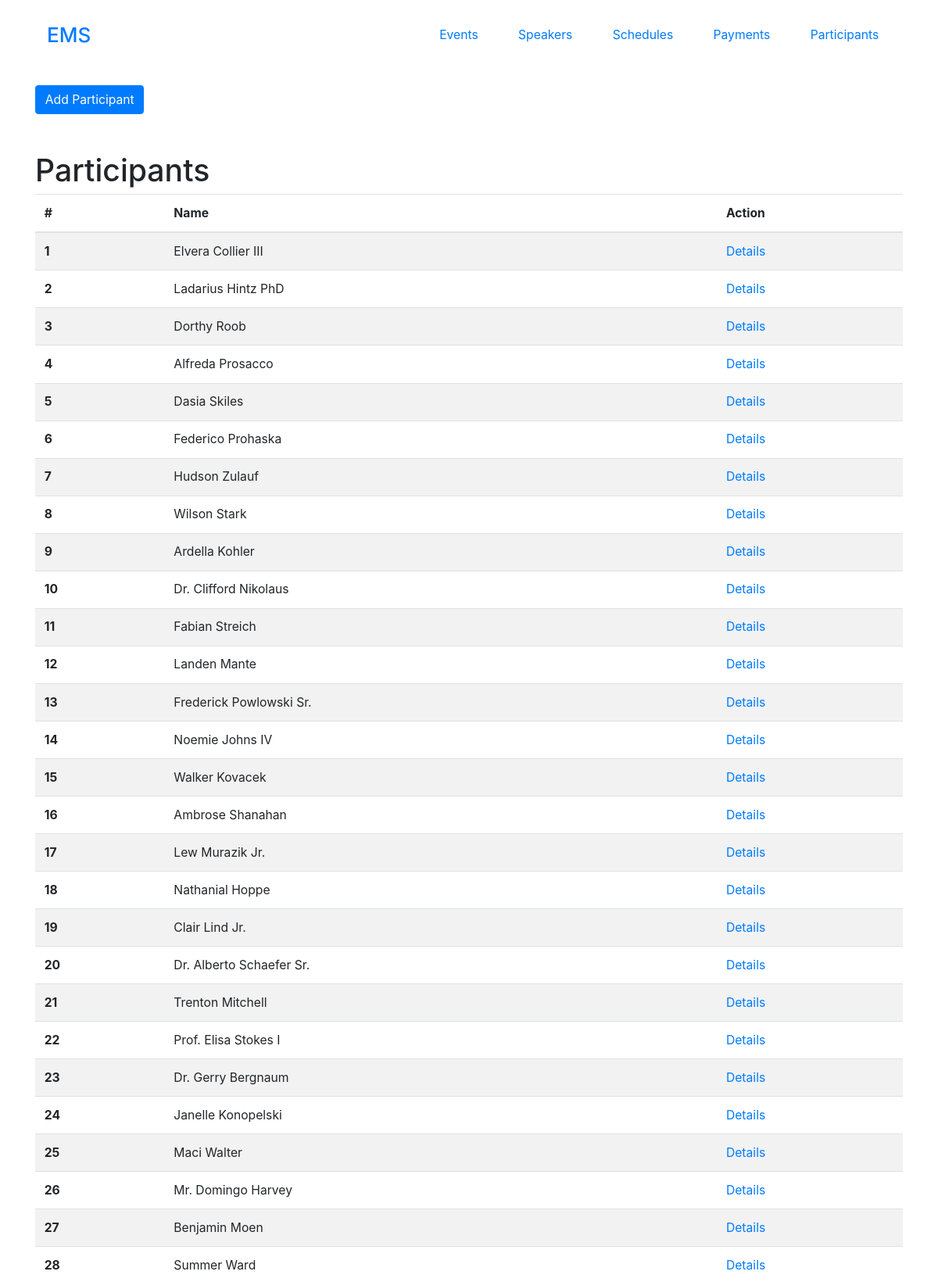
Screenshot of /participants/all-participants/ (upper part) with the database file from the repository.
### participant/models.py (models this page shows, shortened)
class Participant(models.Model):
    name = models.CharField(max_length=100)
    email = models.EmailField()
    phone_number = models.CharField(max_length=20)
    events = models.ManyToManyField(Event)
    class Meta:
        verbose_name = 'Participant'
        verbose_name_plural = 'Participants'

### participant/views.py (the view)
# urls.py: path('all-participants/', views.all_participants_views),
def all_participants_views(request):
    participants = Participant.objects.all()
    return render(request, 'participant/participants.html', {'participants': participants})

### templates/participant/participants.html (shortened to what this page needs)
{% extends 'base.html' %}
{%block content %}
<a href="/participants/add-participant" class="btn btn-primary mb-5 text-white"
  > Add Participant
</a>
<h1>Participants</h1>
<table class="table table-striped">
  <thead>
    <tr>
      <th scope="col">#</th>
      <th scope="col">Name</th>
      <th scope ="col">Action</th>
    </tr>
  </thead>
  <tbody>
    {% for i in participants %}
    <tr>
      <th scope="row">{{i.id}}</th>
      <td style="max-width: 300px">{{i.name}}</td>
      <td> <a
        href="/participants/{{i.email}}"
        class="link-primary link-offset-2 link-underline-opacity-25 link-underline-opacity-100-hover"
        >Details</a></td>
    </tr>
    {% endfor %}
  </tbody>
</table>
{% endblock content %}

### static/css/styles.css (style rules this page uses)
* { margin: 0; padding: 0; box-sizing: border-box; }
html { font-size: 98%; }

### rows the page displays
Participant: id "1", name "Elvera Collier III"
Participant: id "2", name "Ladarius Hintz PhD"
Participant: id "3", name "Dorthy Roob"
Participant: id "4", name "Alfreda Prosacco"
Participant: id "5", name "Dasia Skiles"
Participant: id "6", name "Federico Prohaska"
Participant: id "7", name "Hudson Zulauf"
Participant: id "8", name "Wilson Stark"
Participant: id "9", name "Ardella Kohler"
Participant: id "10", name "Dr. Clifford Nikolaus"
Participant: id "11", name "Fabian Streich"
Participant: id "12", name "Landen Mante"
Participant: id "13", name "Frederick Powlowski Sr."
Participant: id "14", name "Noemie Johns IV"
Participant: id "15", name "Walker Kovacek"
Participant: id "16", name "Ambrose Shanahan"
Participant: id "17", name "Lew Murazik Jr."
Participant: id "18", name "Nathanial Hoppe"
Participant: id "19", name "Clair Lind Jr."
Participant: id "20", name "Dr. Alberto Schaefer Sr."
Participant: id "21", name "Trenton Mitchell"
Participant: id "22", name "Prof. Elisa Stokes I"
Participant: id "23", name "Dr. Gerry Bergnaum"
Participant: id "24", name "Janelle Konopelski"
Participant: id "25", name "Maci Walter"
Participant: id "26", name "Mr. Domingo Harvey"
Participant: id "27", name "Benjamin Moen"
Participant: id "28", name "Summer Ward"
